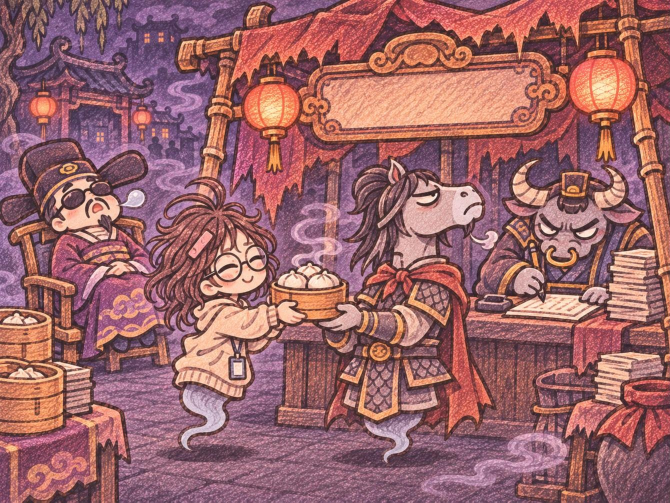
#> input picture vil2/art_c/cg_bribe_f.jpg, 1340 x 1005 px, found by its file name (shown at 1/2 size)
$ python st.py cg_bribe_f.jpg cg_exile_f.jpg cg_exile_f.jpg 5
#> lines starting #> are read from the running program, lines starting #| are printed output that depends on the picture
import sys
from PIL import Image
d='/tmp/claude-tool-results/1cb63ea7-e3a5-5791-89c3-e4ca371b7df3/'
a,b,out=sys.argv[1:4];vh=int(sys.argv[4]) if len(sys.argv)>4 else 817
a=Image.open(d+a).convert('RGB');b=Image.open(d+b).convert('RGB');H=1005;off=H-vh
#> further down, a is the input picture: PIL image 1340x1005 RGB; mean R, G, B 155.7, 101.3, 104.9
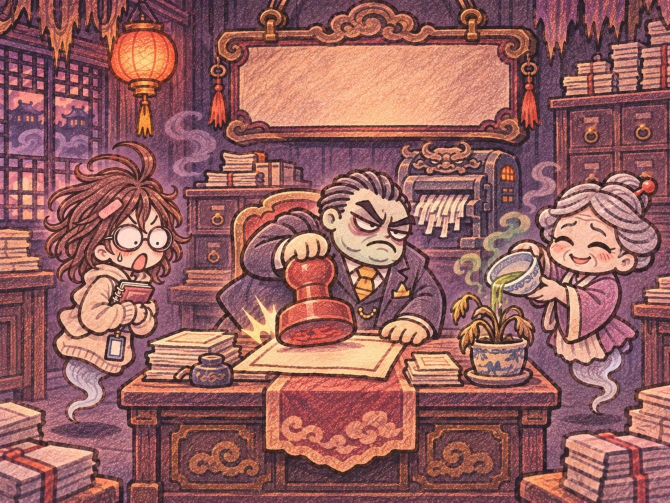
#> input picture vil2/art_c/cg_exile_f.jpg, 1340 x 1005 px, found by its file name (shown at 1/2 size)
#> further down, b is the input picture: PIL image 1340x1005 RGB; mean R, G, B 151.2, 97.5, 95.5
c=Image.new('RGB',(1340,H));c.paste(a.crop((0,0,1340,vh)),(0,0));c.paste(b.crop((0,vh-off,1340,vh)),(0,vh));c.save(out,quality=93);print(out)
#> after `c = Image.new('RGB', (1340, H))`: c: PIL image 1340x1005 RGB; every value is 0
#> after `c.paste(a.crop((0, 0, 1340, vh)), (0, 0))`:
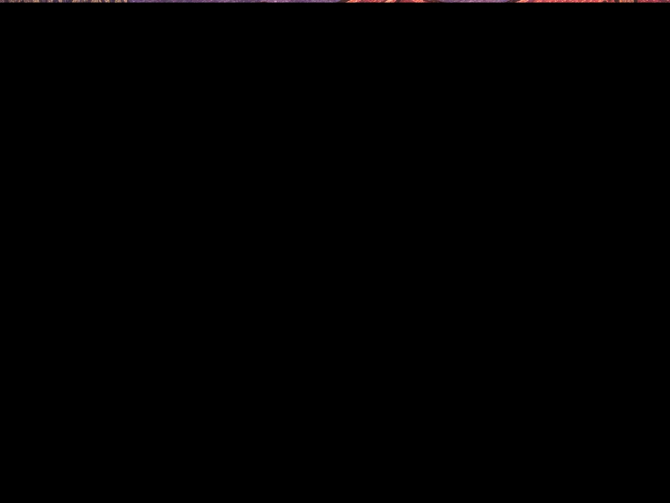
#> c: PIL image 1340x1005 RGB (shown at 1/2 size); mean R, G, B 0.7, 0.4, 0.5
